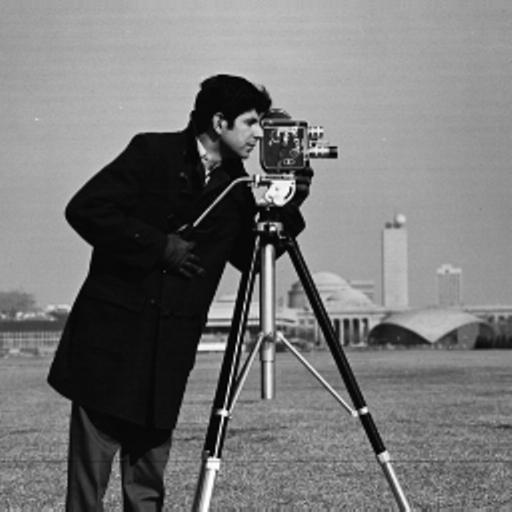
#> input picture A02/cameraman.tif, 512 x 512 px, found by its file name
$ python main.py   (older library calls are emulated)
#> lines starting #> are read from the running program, lines starting #| are printed output that depends on the picture; after the words box and inside, x2 and y2 are one past the last pixel; in counts of white or black regions, pixels touching at a corner belong together
import numpy as np
import cv2
import math
import random

DIV = 255

#---------------------------------------------------------------------------------------------------------------------------------------------------
#
# :::: Task 1 ::::
#
#---------------------------------------------------------------------------------------------------------------------------------------------------

#Implement from scratch the convolution operations for:

camera_man = cv2.imread("A02/cameraman.tif", -1)
#> camera_man is the input picture: shape (512, 512); min 0, max 255, mean 118.3
assert camera_man is not None, "Could not find the cameraman image."
cv2.imshow("Original Cameraman", camera_man)
#print(camera_man.shape)

####################################################################################################################################################
# a. An averaging smoothing filter (filter size: 3*3)                                                                                              #
####################################################################################################################################################

def average_smoothing_filter(matrix):

    resultAverage = []
    #print(matrix.shape)
    m, n = matrix.shape

    for i in range(len(matrix)):
        row = matrix[i]
        newRow = []
        if i < 2 or i >= m-2:
            resultAverage.append(row/DIV)
        else:
            for j in range(0, len(row)):

                if j < 2 or j >= n-2:
                    newRow.append(matrix[i, j]/DIV)
                else:
                    #"simply the average of the pixels contained in a neighborhood"
                    # so I want to recreate this:
                    # f(x-1, y-1) f(x-1, y) f(x-1, y+1)
                    # f(x, y-1)   f(x,y)    f(x, y+1)
                    # f(x+1,y-1)  f(x+1,y)  f(x+1,y+1)
                    average = (( matrix[i-1, j-1]/9 + matrix[i-1, j]/9 + matrix[i-1, j+1]/9 +
                                 matrix[i, j-1]/9   + matrix[i, j]/9   + matrix[i, j+1]/9   +
                                 matrix[i+1, j-1]/9 + matrix[i+1, j]/9 + matrix[i+1, j+1]/9 ) ) /DIV

                    #print(average)

                    newRow.append(average)

            resultAverage.append(newRow)
#> after the loop, resultAverage = 512 items

    #print(resultAverage)

    return np.array(resultAverage)

avg_smooth_cameraman = average_smoothing_filter(np.array(camera_man))
#print(avg_smooth_cameraman.shape)
cv2.imshow("T1a Smoothed Cameraman", avg_smooth_cameraman)
#cv2.waitKey(0)
#cv2.destroyAllWindows()
cv2.imwrite("t1a.tif", avg_smooth_cameraman)


####################################################################################################################################################
# b. A Gaussian smoothing filter (filter size: 7*7, sigma = 1, mean = 0)                                                                           #
####################################################################################################################################################
camera_man = cv2.imread("A02/cameraman.tif", -1)
assert camera_man is not None, "Could not find the cameraman image."

def create_gaussian_value(m, n):
    gValue = np.exp(-(m**2 + n**2) / (2 * 1**2)) #where sigma = 1
    return gValue

def create_gaussian_filter(m, n):
#> called with m = 7, n = 7
    gaussianFilter = np.zeros((m, n))

    for i in range(m):
        for j in range(n):
            gaussianFilter[i, j] = create_gaussian_value(i-3, j-3)

    #normalize the filter to sum to 1
    gaussianFilter *= 1/np.sum(gaussianFilter)

    return gaussianFilter

def gaussian_smoothing(matrix, gaussian_filter):

    resultAverage = []
    #print(matrix.shape)
    m, n = matrix.shape

    for i in range(len(matrix)):
        row = matrix[i]
        newRow = []
        if i < 7 or i >= m-7:
            resultAverage.append(row/DIV)
        else:
            for j in range(0, len(row)):

                if j < 7 or j >= n-7:
                    newRow.append(matrix[i, j]/DIV)

                else:
                    # apply the filter to each 7*7 region to find the new pixel value
                    value = [[ matrix[i-3, j-3] , matrix[i-3, j-2] , matrix[i-3, j-1] , matrix[i-3, j] , matrix[i-3, j+1] , matrix[i-3, j+2] , matrix[i-3, j+3] ],
                            [  matrix[i-2, j-3] , matrix[i-2, j-2] , matrix[i-2, j-1] , matrix[i-2, j] , matrix[i-2, j+1] , matrix[i-2, j+2] , matrix[i-2, j+3] ],
                            [  matrix[i-1, j-3] , matrix[i-1, j-2] , matrix[i-1, j-1] , matrix[i-1, j] , matrix[i-1, j+1] , matrix[i-1, j+2] , matrix[i-1, j+3] ],
                            [  matrix[i, j-3]   , matrix[i, j-2]   , matrix[i, j-1]   , matrix[i, j]   , matrix[i, j+1]   , matrix[i, j+2]   , matrix[i, j+3]   ],
                            [  matrix[i+1, j-3] , matrix[i+1, j-2] , matrix[i-3, j-1] , matrix[i-3, j] , matrix[i-3, j+1] , matrix[i-3, j+2] , matrix[i-3, j+3] ],
                            [  matrix[i+2, j-3] , matrix[i+2, j-2] , matrix[i-3, j-1] , matrix[i-3, j] , matrix[i-3, j+1] , matrix[i-3, j+2] , matrix[i-3, j+3] ],
                            [  matrix[i+3, j-3] , matrix[i+3, j-2] , matrix[i-3, j-1] , matrix[i-3, j] , matrix[i-3, j+1] , matrix[i-3, j+2] , matrix[i-3, j+3] ]]

                    #print(gaussian_filter)
                    value *= gaussian_filter
                    newRow.append(np.sum(value)/DIV)

            resultAverage.append(newRow)
#> after the loop, resultAverage = 512 items

    #print(resultAverage)
    return np.array(resultAverage)

gaussian_filter = create_gaussian_filter(7, 7) # 7*7
gaussian_smooth_cameraman = gaussian_smoothing(np.array(camera_man), gaussian_filter)
#print(gaussian_smooth_cameraman.shape)
cv2.imshow("T1b Guassian Cameraman", gaussian_smooth_cameraman)
#cv2.waitKey(0)
#cv2.destroyAllWindows()
cv2.imwrite("t1b.tif", gaussian_smooth_cameraman)

####################################################################################################################################################
# c.The sobel sharpening filter (filter size: 3*3, both horizontal and vertical)                                                                   #
####################################################################################################################################################

camera_man = cv2.imread("A02/cameraman.tif", -1)
assert camera_man is not None, "Could not find the cameraman image."

def sobel_sharpening(matrix):

    resultSobel = []
    #print(matrix.shape)
    m, n = matrix.shape

    for i in range(len(matrix)):
        row = matrix[i]
        newRow = []
        if i < 2 or i >= m-2:
            resultSobel.append(row/DIV)
        else:
            for j in range(0, len(row)):

                if j < 2 or j >= n-2:
                    newRow.append(matrix[i, j]/DIV)
                else:
                    horizontalValue = (( matrix[i-1, j-1]*-1  + matrix[i-1, j]*0 + matrix[i-1, j+1]*1 +
                                          matrix[i, j-1]*-2    + matrix[i, j]*0   + matrix[i, j+1]*2   +
                                          matrix[i+1, j-1]*-1  + matrix[i+1, j]*0 + matrix[i+1, j+1]*1 ) ) /DIV

                    verticalValue = (( matrix[i-1, j-1]*-1  + matrix[i-1, j]*0 + matrix[i-1, j+1]*1 +
                                          matrix[i, j-1]*-2    + matrix[i, j]*0   + matrix[i, j+1]*2   +
                                          matrix[i+1, j-1]*-1  + matrix[i+1, j]*0 + matrix[i+1, j+1]*1 ) ) /DIV
                    #print(average)

                    # magnitude of a gradient = sqrt(Gx**2, Gy**2), this combines the vertical and horizontal and removes any negatives
                    sobelCombined = math.sqrt(horizontalValue**2 + verticalValue**2)

                    newRow.append(sobelCombined)


            resultSobel.append(newRow)
#> after the loop, resultSobel = 512 items

    #print(resultAverage)

    return np.array(resultSobel)


sobel_cameraman = sobel_sharpening(np.array(camera_man))
cv2.imshow("T1c Sobel Cameraman", sobel_cameraman)
cv2.waitKey(0)
cv2.destroyAllWindows()
cv2.imwrite("t1c.tif", sobel_cameraman)


#---------------------------------------------------------------------------------------------------------------------------------------------------
#
# :::: Task 2 ::::
#
#---------------------------------------------------------------------------------------------------------------------------------------------------

####################################################################################################################################################
# a. An averaging smoothing filter (filter size: 3*3)                                                                                              #
####################################################################################################################################################

# https://docs.opencv.org/4.x/d4/d13/tutorial_py_filtering.html
camera_man = cv2.imread("A02/cameraman.tif", -1)
assert camera_man is not None, "Could not find the cameraman image."

avg_blur_cameraman = cv2.blur(camera_man, ksize=(3, 3))

cv2.imshow("T2a Average BuiltIn Cameraman", avg_blur_cameraman)
#cv2.waitKey(0)
#cv2.destroyAllWindows()
cv2.imwrite("t2a.tif", avg_blur_cameraman)


####################################################################################################################################################
# b. A Gaussian smoothing filter (filter size: 7*7, sigma = 1, mean = 0)                                                                           #
####################################################################################################################################################

camera_man = cv2.imread("A02/cameraman.tif", -1)
assert camera_man is not None, "Could not find the cameraman image."

guassian_blur_cameraman = cv2.GaussianBlur(camera_man, ksize=(7, 7), sigmaX=1)

cv2.imshow("T2b Gaussian BuiltIn Cameraman", guassian_blur_cameraman)
#cv2.waitKey(0)
#cv2.destroyAllWindows()
cv2.imwrite("t2b.tif", guassian_blur_cameraman)

####################################################################################################################################################
# c.The sobel sharpening filter (filter size: 3*3, both horizontal and vertical)                                                                   #
####################################################################################################################################################

#https://docs.opencv.org/4.x/d4/d86/group__imgproc__filter.html#gacea54f142e81b6758cb6f375ce782c8d
#https://docs.opencv.org/3.4/d2/de8/group__core__array.html#ga3460e9c9f37b563ab9dd550c4d8c4e7d

camera_man = cv2.imread("A02/cameraman.tif", -1)
assert camera_man is not None, "Could not find the cameraman image."

horizontal = sobel_filter_cameraman = cv2.Sobel(camera_man, ddepth=cv2.CV_64F, dx=1, dy=0, dst=None, ksize=3)
vertical = sobel_filter_cameraman = cv2.Sobel(camera_man, ddepth=cv2.CV_64F, dx=0, dy=1, dst=None, ksize=3)
#removes the negatives, essentially the same as sqrt(Gx**2, Gy**2) where |Gx| + |Gy|
combineX = cv2.convertScaleAbs(src=horizontal)
combineY = cv2.convertScaleAbs(src=vertical)
sobel_filter_cameraman = cv2.addWeighted(src1=combineX, alpha=0.5, src2=combineY, beta=0.5, gamma=0)
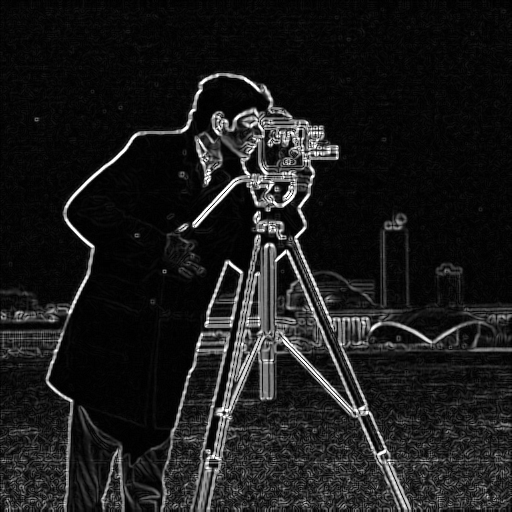
#> sobel_filter_cameraman: shape (512, 512); min 0, max 255, mean 27.2

cv2.imshow("T2c Sobel BuiltIn Cameraman", sobel_filter_cameraman)
cv2.waitKey(0)
cv2.destroyAllWindows()
cv2.imwrite("t2c.tif", sobel_filter_cameraman)


#---------------------------------------------------------------------------------------------------------------------------------------------------
#
# :::: Task 3 ::::
#
#----------------------------------------------------------------------------------------------------------------------------------------------------

####################################################################################################################################################
# a. Marr-Hildreth Edge Detector                                                                                                                   #
####################################################################################################################################################

camera_man = cv2.imread("A02/cameraman.tif", -1)
assert camera_man is not None, "Could not find the cameraman image."

# Algorithm:
#"1. Smooth image by Gaussian filter"
gaussian_filter = cv2.GaussianBlur(camera_man, ksize=(7, 7), sigmaX=1)

#"2. Apply Laplacian to smoothed image"
laplacian_of_gaussian = cv2.Laplacian(gaussian_filter, cv2.CV_64F)
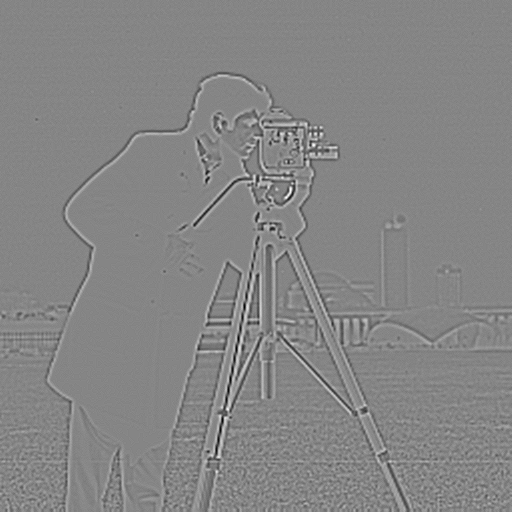
#> laplacian_of_gaussian: shape (512, 512) float64; min -78, max 71, mean 0; drawn with min black and max white

#"3. Find zero crossing"
# Normalize into a 255 range
get_absolute_laplacian = cv2.convertScaleAbs(src=laplacian_of_gaussian)
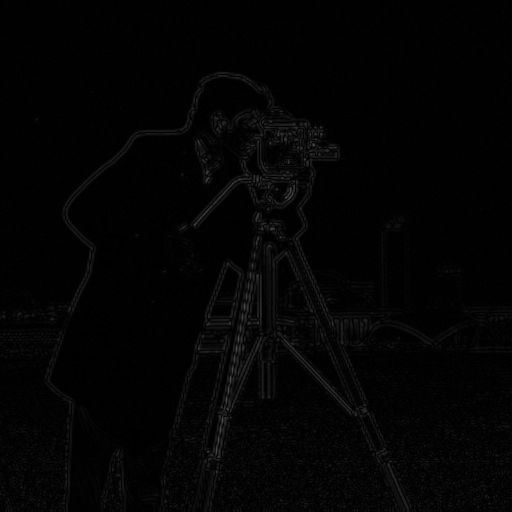
#> get_absolute_laplacian: shape (512, 512); min 0, max 78, mean 3.7
min, max, _, _ = cv2.minMaxLoc(get_absolute_laplacian)
#> min = 0; max = 78
zero_crossing = ((255 * (get_absolute_laplacian - min)) / (max - min)) / DIV

# Apply the threshold to get the final result, the more you increase the threshold, the more exaggerated the edges
marr_Hildreth_edge_detection = cv2.threshold(np.uint8(zero_crossing * DIV), 40, 255, type=cv2.THRESH_BINARY)[1]
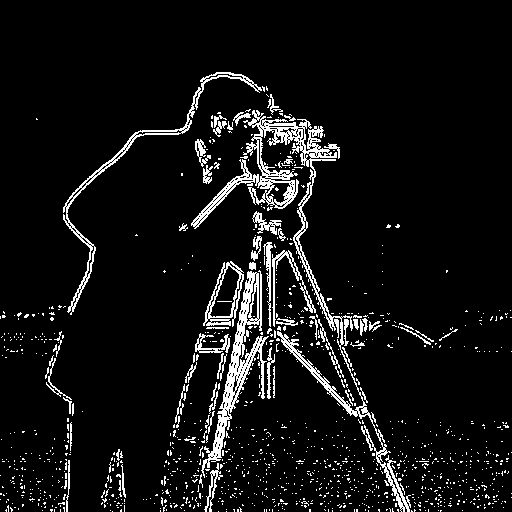
#> marr_Hildreth_edge_detection: shape (512, 512); 7.2% white in thin lines or dots, all inside (x1, y1, x2, y2) = (0, 72, 512, 512)

#cv2.imshow("Zero_crossings BuiltIn Cameraman", zero_crossing)
kernel_to_dilate = [[1,1,1],[1,1,1],[1,1,1]]
kernel_to_dilate = np.array(kernel_to_dilate, np.uint8)
#> kernel_to_dilate = [[1, 1, 1], [1, 1, 1], [1, 1, 1]]
dilated_edges_of_Hildreth = cv2.dilate(marr_Hildreth_edge_detection, kernel_to_dilate, iterations=1)
#> dilated_edges_of_Hildreth: shape (512, 512); 16.7% white; 364 white regions (224 under 20 px), largest, box (x1, y1, x2, y2) and area: (57, 71, 422, 512) 30335, (100, 448, 127, 512) 917, (30, 330, 75, 417) 817

cv2.imshow("T3a Marr-Hildreth BuiltIn Cameraman", marr_Hildreth_edge_detection)
cv2.imshow("T3a+ Marr-Hildreth Dilated BuiltIn Cameraman", dilated_edges_of_Hildreth)
#cv2.waitKey(0)
#cv2.destroyAllWindows()
cv2.imwrite("t3a.tif", marr_Hildreth_edge_detection)

####################################################################################################################################################
# b. Canny Edge Dectector                                                                                                                          #
####################################################################################################################################################

camera_man = cv2.imread("A02/cameraman.tif", -1)
assert camera_man is not None, "Could not find the cameraman image."

#https://docs.opencv.org/4.x/da/d22/tutorial_py_canny.html
#threshold 1 and threshold 2 decides which of the edges are "really" edges (openCV)

canny_edge_detection = cv2.Canny(camera_man, threshold1=120, threshold2=180)
#> canny_edge_detection: shape (512, 512); 5.2% white in thin lines or dots, all inside (x1, y1, x2, y2) = (0, 74, 512, 512)

kernel_to_dilate = [[1,1,1],[1,1,1],[1,1,1]]
kernel_to_dilate = np.array(kernel_to_dilate, np.uint8)
dilated_edges_of_Canny = cv2.dilate(canny_edge_detection, kernel_to_dilate, iterations=1)
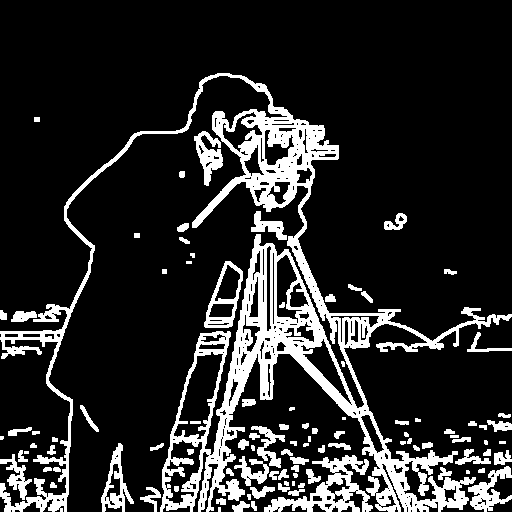
#> dilated_edges_of_Canny: shape (512, 512); 16.2% white; 101 white regions (9 under 20 px), largest, box (x1, y1, x2, y2) and area: (0, 73, 512, 512) 29957, (264, 455, 373, 512) 2170, (468, 466, 512, 512) 863

cv2.imshow("T3b Canny BuiltIn Cameraman", canny_edge_detection)
cv2.imshow("T3b+ Canny Dilated BuiltIn Cameraman", dilated_edges_of_Canny)
cv2.waitKey(0)
cv2.destroyAllWindows()
cv2.imwrite("t3b.tif", canny_edge_detection)


#----------------------------------------------------------------------------------------------------------------------------------------------------
#
# :::: Task 4 ::::
#
#----------------------------------------------------------------------------------------------------------------------------------------------------


# Implement the algorithm to group adjacent pixels in an edge map, using 4 neighbourhood

def group_adjacent(edge_map):
    label_edge_map = []
    edge_map = edge_map.tolist()
#> edge_map = 512 items
    #convert every value in the array to a tuple
    for list in edge_map:
        newRow = []
        for value in list:
            # 1 label is for the unlabelled, 0 is for black (edges)
            if value == 255:
                newRow.append((value, 0))
            else:
                newRow.append((value, 1))

        label_edge_map.append(newRow)
#> after the loop, label_edge_map = 512 items

    #print(label_edge_map[255])

    currentLabel = 2
    queue = []

    #1, -1 to avoid collisions (outside the array) right now
    for x in range(1, len(label_edge_map)-1):
        for y in range(1, len(label_edge_map)-1):
            if x == 1 and y == 1:
                queue.append((x, y, currentLabel))
                currentLabel += 1

            #if it equals 1 then its unlabeled and we can do the things
            elif label_edge_map[x][y][1] == 1:
                queue.append((x, y, currentLabel))
                currentLabel += 1

            while(queue):
                #pop out an element from the queue and look at its neighbors.
                i, j, currentLabel = queue.pop()

                above = None
                below = None
                left = None
                right = None

                #get above, right, left, below
                if i - 1 > 0 and j - 1 > 0 and i < len(label_edge_map)-1 and j < len(label_edge_map)-1:
                    above = label_edge_map[i - 1][j]
                    left = label_edge_map[i][j-1]
                    below = label_edge_map[i+1][j]
                    right = label_edge_map[i][j+1]
                elif i - 1 <= 0 and j < len(label_edge_map)-1:
                    left = label_edge_map[i][j-1]
                    below = label_edge_map[i+1][j]
                    right = label_edge_map[i][j+1]
                elif j - 1 <= 0 and i < len(label_edge_map)-1:
                    above = label_edge_map[i - 1][j]
                    below = label_edge_map[i+1][j]
                    right = label_edge_map[i][j+1]
                elif i - 1 <= 0:
                    left = label_edge_map[i][j-1]
                    below = label_edge_map[i+1][j]
                elif j - 1 <= 0:
                    above = label_edge_map[i - 1][j]
                    right = label_edge_map[i][j+1]


                #If a neighbor is a foreground pixel and not already labeled give it the curlab label and add it to the queue
                #repeat 3 until there are no more elements in queue
                #note: update the edge_map_labeled
                if above != None:
                    value, label = above
                    if label == 1:
                        label_edge_map[i - 1][j] = (value, currentLabel)
                        queue.append((i-1, j, currentLabel))

                if below != None:
                    value, label = below
                    if label == 1:
                        label_edge_map[i+1][j] = (value, currentLabel)
                        queue.append((i+1, j, currentLabel))

                if right != None:
                    #print(right)
                    value, label = right
                    if label == 1:
                        label_edge_map[i][j+1] = (value, currentLabel)
                        queue.append((i, j+1, currentLabel))

                if left != None:
                    value, label = left
                    if label == 1:
                        label_edge_map[i][j-1] = (value, currentLabel)
                        queue.append((i, j-1, currentLabel))

                #(2) if the pixel is a 0 then give it a new label and add it to the queue.
                #if it already has a label then igore and more on
                #if its a 255 value then ignore and move on

                #4 go to (2) for the next pixel in the image and update labelCount


                currentLabel+=1
#> after the loop, queue = []

    #now we have a list of the image containing the value at the pixels and the group flag
    #go through all of the labels from 2 to currentLabel and set a different colour to each label
    label_to_greyscale = {}
    final_label_edge_map = label_edge_map.copy
    for labelNum in range(1, currentLabel):
        label_to_greyscale[labelNum] = random.randint(0, 255)

    #print(label_to_greyscale)

    final_label_edge_map = []
    for list in label_edge_map:
        newRow = []
        for tuple in list:
            _, label = tuple
            #print(label)
            if label != 0:
                newRow.append(label_to_greyscale[label])
            else:
                newRow.append(255)
        final_label_edge_map.append(newRow)
#> after the loop, final_label_edge_map = 512 items
    final_label_edge_map = np.array(final_label_edge_map)
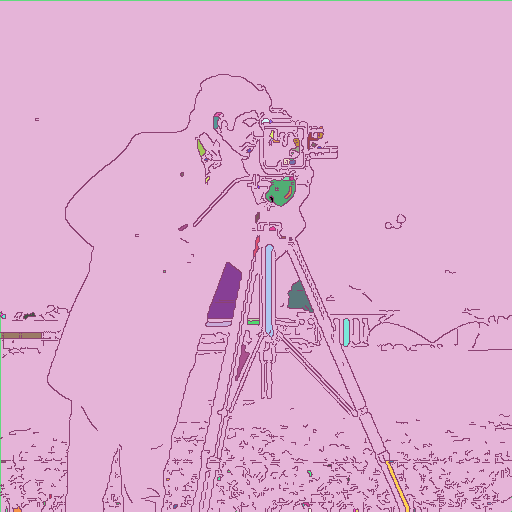
#> final_label_edge_map: shape (512, 512) int64; 65 distinct labels, from 0 to 255; one colour per label, 0 black


    return np.uint8(final_label_edge_map)
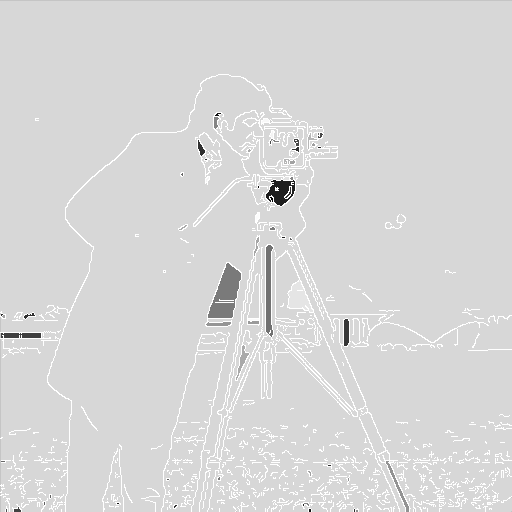
#> returned value: shape (512, 512); min 0, max 255, mean 215.7


canny_grouped = group_adjacent(canny_edge_detection)
canny_dilated_grouped = group_adjacent(dilated_edges_of_Canny)
#> (the rest of the program and of its run is left out)
